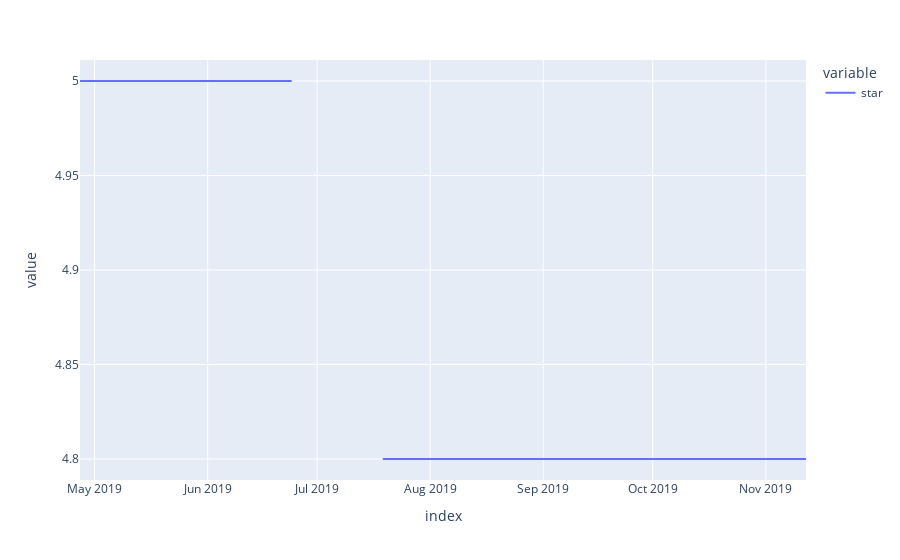

Write notebook code for a chart like this one.
### Code cell
new_df.plot()

### Figure 1 — Plotly figure (JSON) as saved in the notebook; plotly's stock layout.template omitted (floating-point values rounded to 4 significant figures; data arrays with more than 128 entries replaced by an {"elided": "..."} marker saying what was removed)
{"data": [{"hovertemplate": "variable=star<br>index=%{x}<br>value=%{y}<extra></extra>", "legendgroup": "star", "line": {"color": "#636efa", "dash": "solid"}, "mode": "lines", "name": "star", "orientation": "v", "showlegend": true, "type": "scatter", "x": {"elided": "200 str values"}, "xaxis": "x", "y": {"elided": "200 float values"}, "yaxis": "y"}], "layout": {"legend": {"title": {"text": "variable"}, "tracegroupgap": 0}, "margin": {"t": 60}, "xaxis": {"anchor": "y", "domain": [0, 1], "title": {"text": "index"}}, "yaxis": {"anchor": "x", "domain": [0, 1], "title": {"text": "value"}}}}
